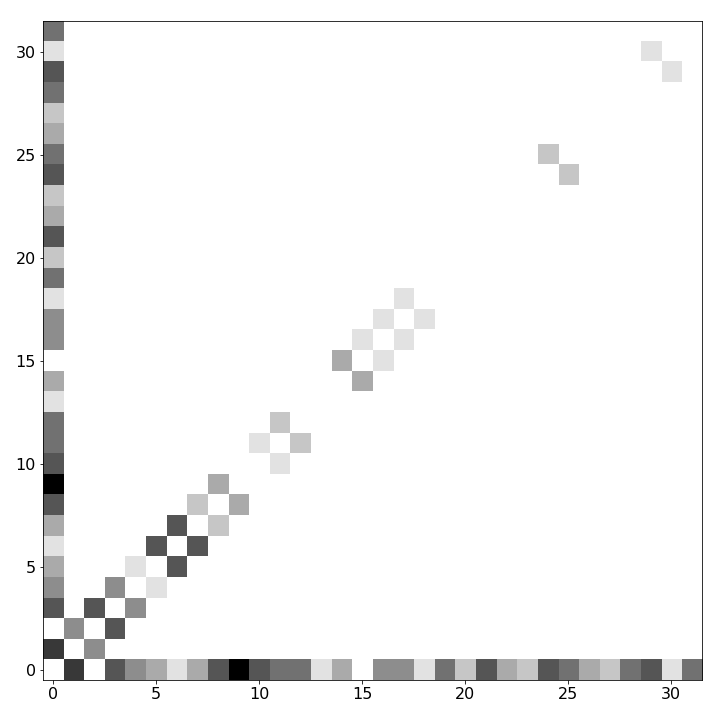

Write Python code to recreate this figure.
import matplotlib.pyplot as plt
import numpy as np
import os, re
from matplotlib import cm as CM

adamant_path="/home/msasongko17/project/feather-project/adamant-3.0"
ComMon_path="/home/msasongko17/project/feather-project/hpctoolkit-bin"
thread_mapping = [0, 20, 1, 21, 2, 22, 3, 23, 4, 24, 5, 25, 6, 26, 7, 27, 10, 30, 11, 31, 12, 32, 13, 33, 14, 34, 15, 35, 16, 36, 17, 37]

thread_num = 32
core_num = 40
plt.rcParams.update({'font.size': 16})

#intra socket
sharing_frac_list = [ [0.0, 1.0], [0.1, 0.9], [0.2, 0.8], [0.3, 0.7], [0.4, 0.6], [0.5, 0.5], [0.6, 0.4], [0.7, 0.3], [0.8, 0.2], [0.9, 0.1], [1.0, 0.0]]

os.system("echo \"\" > comdetectiveout")

#for list1 in sharing_frac_list:
print("OMP_NUM_THREADS=32 GOMP_CPU_AFFINITY=\"0 20 1 21 2 22 3 23 4 24 5 25 6 26 7 27 10 30 11 31 12 32 13 33 14 34 15 35 16 36 17 37\" LD_LIBRARY_PATH=%s/src /usr/bin/time -f \"Elapsed Time , %%e, system, %%S, user, %%U, memory, %%M\" %s/bin/hpcrun -o test1_output_folder -e WP_FALSE_SHARING -e MEM_UOPS_RETIRED:ALL_LOADS@500000 -e MEM_UOPS_RETIRED:ALL_STORES@500000 ../../build/pennant leblancbig.pnt" % (adamant_path, ComMon_path))

os.system("OMP_NUM_THREADS=32 GOMP_CPU_AFFINITY=\"0 20 1 21 2 22 3 23 4 24 5 25 6 26 7 27 10 30 11 31 12 32 13 33 14 34 15 35 16 36 17 37\" LD_LIBRARY_PATH=%s/src /usr/bin/time -f \"Elapsed Time , %%e, system, %%S, user, %%U, memory, %%M\" %s/bin/hpcrun -o test1_output_folder -e WP_FALSE_SHARING -e MEM_UOPS_RETIRED:ALL_LOADS@500000 -e MEM_UOPS_RETIRED:ALL_STORES@500000 ../../build/pennant leblancbig.pnt" % (adamant_path, ComMon_path))

os.system("printf \"\n\" >> comdetectiveout")

os.system("mkdir pennant_results")
os.system("mv ts_matrix.csv pennant_results")
os.system("mv fs_matrix.csv pennant_results")
os.system("mv as_matrix.csv pennant_results")
os.system("mv ts_core_matrix.csv pennant_results")
os.system("mv fs_core_matrix.csv pennant_results")
os.system("mv as_core_matrix.csv pennant_results")
os.system("mkdir pennant_object_results")
os.system("mv *.csv pennant_object_results")
print("\n")

#fig = plt.figure()
fig = plt.figure(figsize=(10,10))
# first phase
ax1 = fig.add_subplot(111)
#ax1.set_title("pennant")
M = np.genfromtxt('pennant_results/as_matrix.csv', dtype=None, delimiter=',')
#print(M.size)
#print(len(M))
M1 = np.zeros((thread_num,thread_num))
if len(np.nonzero(M)) == 1:
	M = M1
else: 
	M_size = len(M)
	if M_size < thread_num:
		M1[thread_num-M_size:thread_num,0:M_size] = M
		M=M1
M = np.flipud(M)
cmap = CM.get_cmap('gray_r', 10)

ax1.imshow(M, interpolation="nearest", cmap=cmap, aspect=1.0)

plt.gca().invert_yaxis()
x1,x2,y1,y2 = plt.axis()
plt.xticks(np.arange(x1+0.5, x2+0.5, 5))
plt.yticks(np.arange(y1+0.5, y2+0.5, 5)) 

plt.tight_layout()
plt.savefig("./pennant_verification.png", dpi=72)
plt.savefig("./pennant_verification.eps", dpi=72)

#core
fig = plt.figure(figsize=(10,10))
# first phase
ax1 = fig.add_subplot(111)
#ax1.set_title("pennant") 
M = np.genfromtxt('pennant_results/as_core_matrix.csv', dtype=None, delimiter=',')
M1 = np.zeros((core_num,core_num))
#print(len(M))
#print(np.nonzero(M))
if len(np.nonzero(M)) == 1:
        M = M1
else:
        M_size = len(M)
        if M_size < core_num:
                M1[core_num-M_size:core_num,0:M_size] = M
                M=M1
M = np.flipud(M)
cmap = CM.get_cmap('gray_r', 10)

ax1.imshow(M, interpolation="nearest", cmap=cmap, aspect=1.0)

plt.gca().invert_yaxis()
x1,x2,y1,y2 = plt.axis()
plt.xticks(np.arange(x1+0.5, x2+0.5, 5))
plt.yticks(np.arange(y1+0.5, y2+0.5, 5))

plt.tight_layout()
plt.savefig("./pennant_verification_core.png", dpi=72)
plt.savefig("./pennant_verification_core.eps", dpi=72)

#begin

result = []
matrix_size = len(M)
thread_mapping_size = len(thread_mapping)
for i in thread_mapping:
	temp = []
	for j in thread_mapping:
		if i < matrix_size and j < matrix_size:
        		temp.append(M[i][j])
		else:
			temp.append(0)
	result.append(temp)

M = result

cmap = CM.get_cmap('gray_r', 10)

ax1.imshow(M, interpolation="nearest", cmap=cmap, aspect=1.0)

plt.gca().invert_yaxis()
x1,x2,y1,y2 = plt.axis()
plt.xticks(np.arange(x1+0.5, x2+0.5, 5))
plt.yticks(np.arange(y1+0.5, y2+0.5, 5))

plt.tight_layout()
plt.savefig("./pennant_verification_core_fixed.png", dpi=72)
plt.savefig("./pennant_verification_core_fixed.eps", dpi=72)
#end

#true sharing

fig = plt.figure(figsize=(10,10))
# first phase
ax1 = fig.add_subplot(111)
#ax1.set_title("pennant")
M = np.genfromtxt('pennant_results/ts_matrix.csv', dtype=None, delimiter=',')
#print(len(M))
M1 = np.zeros((thread_num,thread_num))
if len(np.nonzero(M)) == 1:
        M = M1
else:
        M_size = len(M)
        if M_size < thread_num:
                M1[thread_num-M_size:thread_num,0:M_size] = M
                M=M1
#print(M)
M = np.flipud(M)
#print(M)
cmap = CM.get_cmap('gray_r', 10)

ax1.imshow(M, interpolation="nearest", cmap=cmap, aspect=1.0)

plt.gca().invert_yaxis()
x1,x2,y1,y2 = plt.axis()
plt.xticks(np.arange(x1+0.5, x2+0.5, 5))
plt.yticks(np.arange(y1+0.5, y2+0.5, 5)) 

plt.tight_layout()
plt.savefig("./pennant_verification_ts.png", dpi=72)
plt.savefig("./pennant_verification_ts.eps", dpi=72)

#core

fig = plt.figure(figsize=(10,10))
# first phase
ax1 = fig.add_subplot(111)
#ax1.set_title("pennant")
M = np.genfromtxt('pennant_results/ts_core_matrix.csv', dtype=None, delimiter=',')
M1 = np.zeros((core_num,core_num))
if len(np.nonzero(M)) == 1:
        M = M1
else:
        M_size = len(M)
        if M_size < core_num:
                M1[core_num-M_size:core_num,0:M_size] = M
                M=M1

M = np.flipud(M)
cmap = CM.get_cmap('gray_r', 10)

ax1.imshow(M, interpolation="nearest", cmap=cmap, aspect=1.0)

plt.gca().invert_yaxis()
x1,x2,y1,y2 = plt.axis()
plt.xticks(np.arange(x1+0.5, x2+0.5, 5))
plt.yticks(np.arange(y1+0.5, y2+0.5, 5))

plt.tight_layout()
plt.savefig("./pennant_verification_ts_core.png", dpi=72)
plt.savefig("./pennant_verification_ts_core.eps", dpi=72)

#begin

result = []
matrix_size = len(M)
thread_mapping_size = len(thread_mapping)
for i in thread_mapping:
	temp = []
	for j in thread_mapping:
		if i < matrix_size and j < matrix_size:
        		temp.append(M[i][j])
		else:
			temp.append(0)
	result.append(temp)

M = result

cmap = CM.get_cmap('gray_r', 10)

ax1.imshow(M, interpolation="nearest", cmap=cmap, aspect=1.0)

plt.gca().invert_yaxis()
x1,x2,y1,y2 = plt.axis()
plt.xticks(np.arange(x1+0.5, x2+0.5, 5))
plt.yticks(np.arange(y1+0.5, y2+0.5, 5))

plt.tight_layout()
plt.savefig("./pennant_verification_ts_core_fixed.png", dpi=72)
plt.savefig("./pennant_verification_ts_core_fixed.eps", dpi=72)
#end

#false sharing

fig = plt.figure(figsize=(10,10))
# first phase
ax1 = fig.add_subplot(111)
#ax1.set_title("pennant")
M = np.genfromtxt('pennant_results/fs_matrix.csv', dtype=None, delimiter=',')
M1 = np.zeros((thread_num,thread_num))
if len(np.nonzero(M)) == 1:
        M = M1
else:
        M_size = len(M)
        if M_size < thread_num:
                M1[thread_num-M_size:thread_num,0:M_size] = M
                M=M1

M = np.flipud(M)

cmap = CM.get_cmap('gray_r', 10)

ax1.imshow(M, interpolation="nearest", cmap=cmap, aspect=1.0)

plt.gca().invert_yaxis()
x1,x2,y1,y2 = plt.axis()
plt.xticks(np.arange(x1+0.5, x2+0.5, 5))
plt.yticks(np.arange(y1+0.5, y2+0.5, 5)) 

plt.tight_layout()
plt.savefig("./pennant_verification_fs.png", dpi=72)
plt.savefig("./pennant_verification_fs.eps", dpi=72)

#core

fig = plt.figure(figsize=(10,10))
# first phase
ax1 = fig.add_subplot(111)
#ax1.set_title("pennant")
M = np.genfromtxt('pennant_results/fs_core_matrix.csv', dtype=None, delimiter=',')
M1 = np.zeros((core_num,core_num))

if len(np.nonzero(M)) == 1:
        M = M1
else:
        M_size = len(M)
        if M_size < core_num:
                M1[core_num-M_size:core_num,0:M_size] = M
                M=M1

M = np.flipud(M)
cmap = CM.get_cmap('gray_r', 10)

ax1.imshow(M, interpolation="nearest", cmap=cmap, aspect=1.0)

plt.gca().invert_yaxis()
x1,x2,y1,y2 = plt.axis()
plt.xticks(np.arange(x1+0.5, x2+0.5, 5))
plt.yticks(np.arange(y1+0.5, y2+0.5, 5))

plt.tight_layout()
plt.savefig("./pennant_verification_fs_core.png", dpi=72)
plt.savefig("./pennant_verification_fs_core.eps", dpi=72)

#begin

result = []
matrix_size = len(M)
thread_mapping_size = len(thread_mapping)
for i in thread_mapping:
	temp = []
	for j in thread_mapping:
		if i < matrix_size and j < matrix_size:
        		temp.append(M[i][j])
		else:
			temp.append(0)
	result.append(temp)

M = result

cmap = CM.get_cmap('gray_r', 10)

ax1.imshow(M, interpolation="nearest", cmap=cmap, aspect=1.0)

plt.gca().invert_yaxis()
x1,x2,y1,y2 = plt.axis()
plt.xticks(np.arange(x1+0.5, x2+0.5, 5))
plt.yticks(np.arange(y1+0.5, y2+0.5, 5))

plt.tight_layout()
plt.savefig("./pennant_verification_fs_core_fixed.png", dpi=72)
plt.savefig("./pennant_verification_fs_core_fixed.eps", dpi=72)
#end
